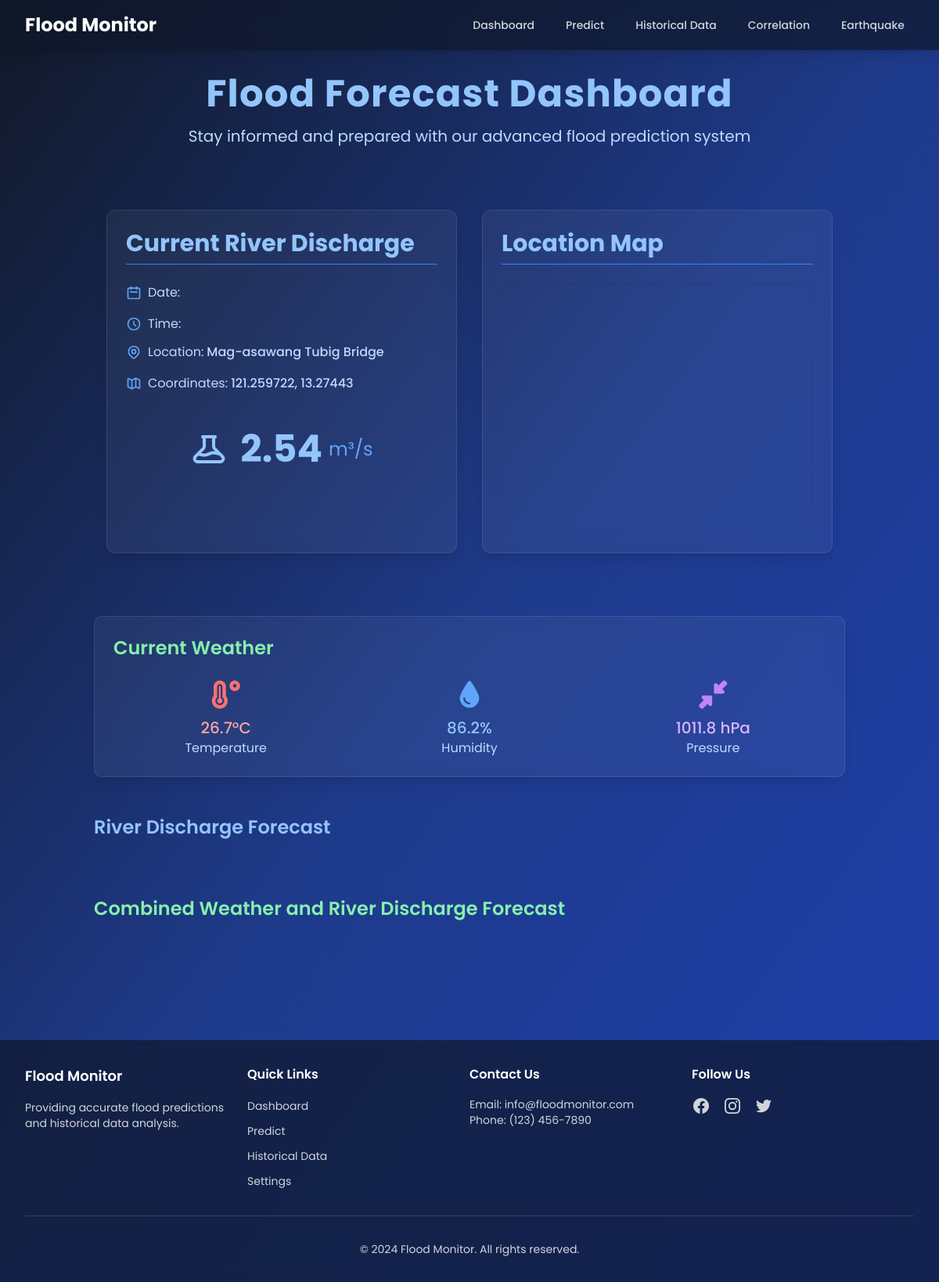
The app's page /, older data.
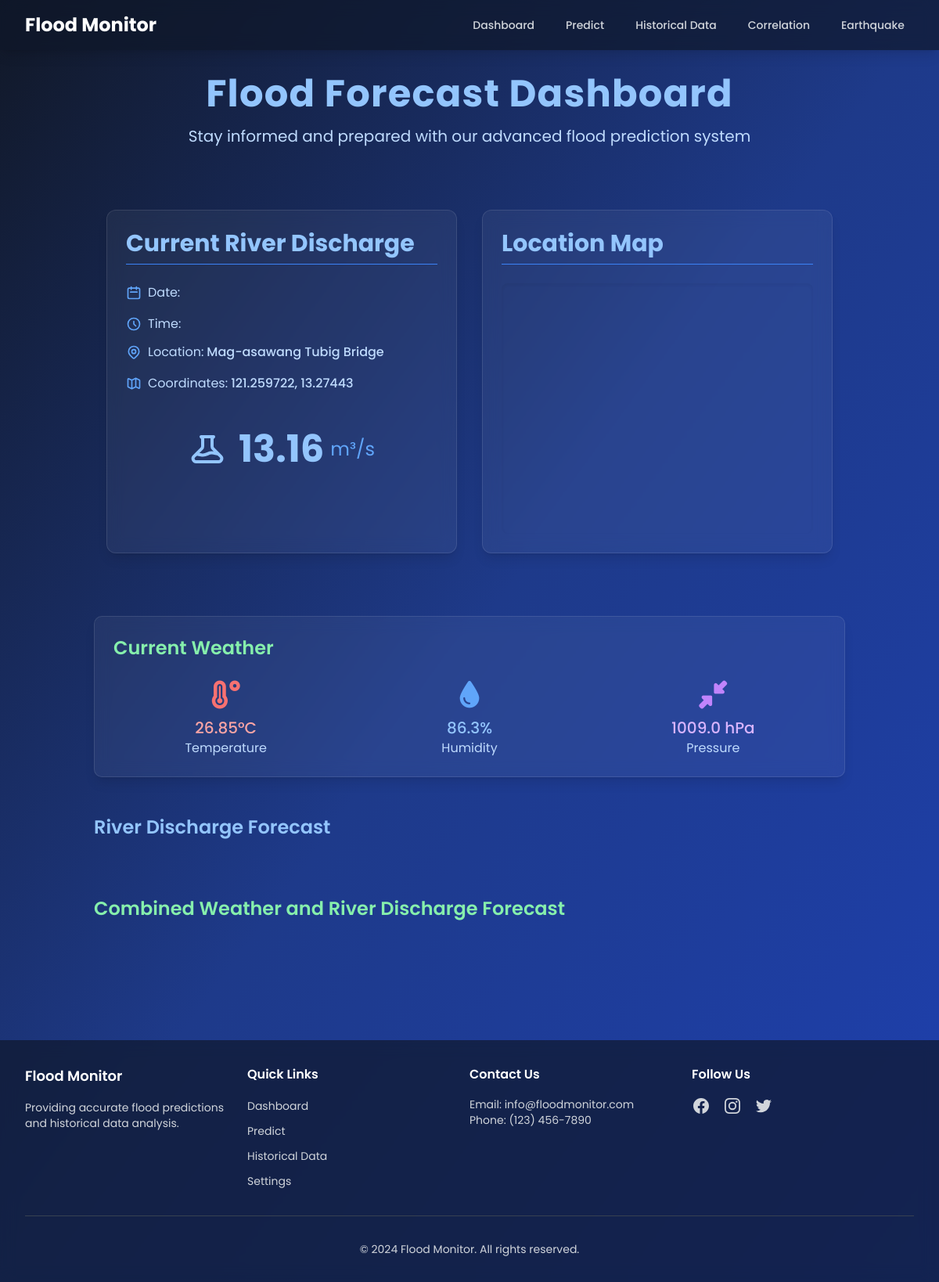
The same page, newer data.
### data_collection/models.py (models this page shows, shortened)
class RiverData(models.Model):
    date = models.DateField()  # Use DateField instead of DateTimeField since the data is daily
    river_discharge = models.FloatField(null=True, blank=True)
    class Meta:
        verbose_name = "River Data"
        verbose_name_plural = "River Data"
        unique_together = ('date',)  # Ensure no duplicate entries for the same date

class WeatherData(models.Model):
    date = models.DateField()  # Align with the RiverData date for easier merging
    humidity = models.FloatField(null=True, blank=True)
    temperature = models.FloatField(null=True, blank=True)
    pressure = models.FloatField(null=True, blank=True)
    class Meta:
        verbose_name = "Weather Data"
        verbose_name_plural = "Weather Data"
        unique_together = ('date',)  # Ensure no duplicate entries for the same date

### web_interface/views.py (the view, shortened to what this page needs)
# urls.py: path('', web_views.dashboard, name='dashboard'),
def dashboard(request):
    historical_data = RiverData.objects.filter(
        date__gte=now() - timedelta(days=7)
    ).order_by('-date')[:7]
    historical_data = reversed(historical_data)
    latest_data = RiverData.objects.order_by('-date').first()
    latest_weather = WeatherData.objects.order_by('-date').first()
    forecast_response = predict_7_days(request)
    combined_forecast_response = predict_7_days_combined(request)
    forecast_data = None
    combined_forecast_data = None
    if isinstance(forecast_response, JsonResponse):
        forecast_content = json.loads(forecast_response.content.decode('utf-8'))
    if isinstance(combined_forecast_response, JsonResponse):
        combined_forecast_content = json.loads(combined_forecast_response.content.decode('utf-8'))
    historical_data_serialized = [
        {"date": data.date.strftime('%Y-%m-%d'), "level": data.river_discharge} for data in historical_data
    ]
    return render(request, 'dashboard.html', {
        'forecast_data': forecast_data or [],
        'combined_forecast_data': combined_forecast_data or [],
        'historical_data': historical_data_serialized,
        'historical_data_count': len(historical_data_serialized),
        'current_river_discharge': {
            "date": latest_data.date.strftime('%Y-%m-%d'),
            "level": latest_data.river_discharge
        } if latest_data else None,
        'current_weather': {
            "temperature": latest_weather.temperature,
            "humidity": latest_weather.humidity,
            "pressure": latest_weather.pressure
        } if latest_weather else None,
        'error_message': forecast_content.get('error') if 'error' in forecast_content else None,
    })

### prediction/views.py (called while the page is built, shortened)
def predict_7_days(request):
    model_path = 'latest_model.keras'
    scaler_path = 'latest_scaler.joblib'
    if not os.path.exists(model_path) or not os.path.exists(scaler_path):
        return JsonResponse({'error': 'Model or scaler not found. Please train the model first.'}, status=400)

def predict_7_days_combined(request):
    model_path = 'latest_combined_model.keras'
    scaler_path = 'latest_combined_scaler.joblib'
    if not os.path.exists(model_path) or not os.path.exists(scaler_path):
        return JsonResponse({'error': 'Combined model or scaler not found. Please train the combined model first.'}, status=400)

### web_interface/templates/dashboard.html (shortened to what this page needs)
<!DOCTYPE html>
<html lang="en">
  <head>
    <link
      href="https://api.mapbox.com/mapbox-gl-js/v2.7.0/mapbox-gl.css"
      rel="stylesheet"
    />
    <script src="https://cdn.tailwindcss.com"></script>
    <link
      href="https://cdnjs.cloudflare.com/ajax/libs/font-awesome/6.0.0-beta3/css/all.min.css"
      rel="stylesheet"
    />
  </head>
  <body
    class="bg-gradient-to-br from-gray-900 via-blue-900 to-blue-800 min-h-screen"
  >
    {% include 'navbar.html' %}
    <div class="container mx-auto py-8 px-4 sm:px-6 lg:px-8">
      <header class="text-center mb-12">
        <h1 class="text-5xl font-bold text-blue-300 tracking-wide mb-4">
          Flood Forecast Dashboard
        </h1>
        <p class="text-xl text-blue-200">
          Stay informed and prepared with our advanced flood prediction system
        </p>
      </header>
      <div class="container mx-auto px-4 py-8">
        <div class="grid grid-cols-1 lg:grid-cols-2 gap-8 mb-12">
          <div
            class="glass-effect p-6 shadow-lg rounded-xl transition-all duration-300 hover:shadow-2xl"
          >
            <h2
              class="text-3xl font-bold text-blue-300 mb-6 border-b border-blue-500 pb-2"
            >
              Current River Discharge
            </h2>
            <div class="grid grid-cols-1 gap-3">
              <div class="space-y-4">
                <p class="text-blue-200 flex items-center">
                  <svg
                    class="w-5 h-5 mr-2 text-blue-400"
                    fill="none"
                    stroke="currentColor"
                    viewBox="0 0 24 24"
                    xmlns="http://www.w3.org/2000/svg"
                  >
                    <path
                      stroke-linecap="round"
                      stroke-linejoin="round"
                      stroke-width="2"
                      d="M8 7V3m8 4V3m-9 8h10M5 21h14a2 2 0 002-2V7a2 2 0 00-2-2H5a2 2 0 00-2 2v12a2 2 0 002 2z"
                    ></path>
                  </svg>
                  Date:
                </p>
                <p class="text-blue-200 flex items-center">
                  <svg
                    class="w-5 h-5 mr-2 text-blue-400"
                    fill="none"
                    stroke="currentColor"
                    viewBox="0 0 24 24"
                    xmlns="http://www.w3.org/2000/svg"
                  >
                    <path
                      stroke-linecap="round"
                      stroke-linejoin="round"
                      stroke-width="2"
                      d="M12 8v4l3 3m6-3a9 9 0 11-18 0 9 9 0 0118 0z"
                    ></path>
                  </svg>
                  Time:
                </p>
              </div>
              <div class="space-y-4">
                <p class="text-blue-200 flex items-center">
                  Location:
                  <span class="font-medium ml-1">Mag-asawang Tubig Bridge</span>
                </p>
                <p class="text-blue-200 flex items-center">
                  Coordinates:
                  <span class="font-medium ml-1">121.259722, 13.27443</span>
                </p>
              </div>
            </div>
            <div class="mt-8 text-center">
              {% if current_river_discharge %}
              <div
                class="inline-flex items-center p-4"
              >
                <div class="flex flex-row">
                  <span class="text-5xl font-bold text-blue-300 block">
                    {{ current_river_discharge.level|floatformat:2 }}
                  </span>
                  <span class="text-2xl text-blue-400 ml-2 mt-2 block">m³/s</span>
                </div>
              </div>
              {% else %}
              <p class="text-blue-200 text-xl italic">
                No current river discharge data available.
              </p>
              {% endif %}
            </div>
          </div>
          <div
            class="glass-effect p-6 shadow-lg rounded-xl transition-all duration-300 hover:shadow-2xl"
          >
            <h2
              class="text-3xl font-bold text-blue-300 mb-6 border-b border-blue-500 pb-2"
            >
              Location Map
            </h2>
            <div id="map" class="h-80 rounded-lg shadow-inner"></div>
          </div>
        </div>
      </div>
      {% if current_weather %}
      <div class="glass-effect p-6 shadow-lg mb-12">
        <h2 class="text-2xl font-semibold text-green-300 mb-6">
          Current Weather
        </h2>
        <div class="grid grid-cols-1 sm:grid-cols-3 gap-6 text-center">
          <div>
            <i class="fas fa-temperature-high text-4xl text-red-400 mb-2"></i>
            <p class="text-xl font-medium text-red-300">
              {{ current_weather.temperature }}°C
            </p>
            <p class="text-blue-200">Temperature</p>
          </div>
          <div>
            <i class="fas fa-tint text-4xl text-blue-400 mb-2"></i>
            <p class="text-xl font-medium text-blue-300">
              {{ current_weather.humidity }}%
            </p>
            <p class="text-blue-200">Humidity</p>
          </div>
          <div>
            <i class="fas fa-compress-alt text-4xl text-purple-400 mb-2"></i>
            <p class="text-xl font-medium text-purple-300">
              {{ current_weather.pressure }} hPa
            </p>
            <p class="text-blue-200">Pressure</p>
          </div>
        </div>
      </div>
      {% endif %}
      <div class="mb-12">
        <h2 class="text-2xl font-semibold text-blue-300 mb-6">
          River Discharge Forecast
        </h2>
      </div>
      <div class="mb-24">
        <h2 class="text-2xl font-semibold text-green-300 mb-6">
          Combined Weather and River Discharge Forecast
        </h2>
      </div>
    </div>
    {% include 'footer.html' %}
  </body>
</html>

### web_interface/templates/navbar.html (shortened to what this page needs)
<!DOCTYPE html>
<html lang="en">
  <head>
    <script src="https://cdn.tailwindcss.com"></script>
  </head>
  <body class="bg-gray-100">
    <div class="navbar-wrapper">
      <nav class="navbar fixed w-full top-0 left-0 z-50 shadow-lg">
        <div class="max-w-7xl mx-auto px-4 sm:px-6 lg:px-8">
          <div class="flex justify-between h-16">
            <div class="flex items-center">
              <a href="/" class="text-white text-2xl font-bold"
                >Flood Monitor</a
              >
            </div>
            <div class="hidden sm:flex sm:items-center sm:space-x-4">
              <a
                href="/"
                class="nav-link text-gray-300 hover:text-white px-3 py-2 text-sm font-medium"
                >Dashboard</a
              >
              <a
                href="/predict"
                class="nav-link text-gray-300 hover:text-white px-3 py-2 text-sm font-medium"
                >Predict</a
              >
              <a
                href="/history"
                class="nav-link text-gray-300 hover:text-white px-3 py-2 text-sm font-medium"
                >Historical Data</a
              >
              <a
                href="/correlation"
                class="nav-link text-gray-300 hover:text-white px-3 py-2 text-sm font-medium"
                >Correlation</a
              >
              <a
                href="/earthquake"
                class="nav-link text-gray-300 hover:text-white px-3 py-2 text-sm font-medium"
                >Earthquake</a
              >
            </div>
          </div>
        </div>
      </nav>
    </div>
  </body>
</html>

### web_interface/templates/footer.html (shortened to what this page needs)
<!DOCTYPE html>
<html lang="en">
  <head>
    <script src="https://cdn.tailwindcss.com"></script>
  </head>
  <body>
    <footer class="footer text-gray-300 py-8">
      <div class="max-w-7xl mx-auto px-4 sm:px-6 lg:px-8">
        <div class="flex flex-wrap justify-between">
          <div class="w-full md:w-1/4 mb-6 md:mb-0">
            <h2 class="text-white text-lg font-semibold mb-4">Flood Monitor</h2>
            <p class="text-sm">
              Providing accurate flood predictions and historical data analysis.
            </p>
          </div>
          <div class="w-full md:w-1/4 mb-6 md:mb-0">
            <h3 class="text-white text-md font-semibold mb-4">Quick Links</h3>
            <ul class="space-y-2">
              <li>
                <a href="/" class="footer-link text-sm hover:text-white"
                  >Dashboard</a
                >
              </li>
              <li>
                <a href="/predict" class="footer-link text-sm hover:text-white"
                  >Predict</a
                >
              </li>
              <li>
                <a href="/history" class="footer-link text-sm hover:text-white"
                  >Historical Data</a
                >
              </li>
              <li>
                <a href="/settings" class="footer-link text-sm hover:text-white"
                  >Settings</a
                >
              </li>
            </ul>
          </div>
          <div class="w-full md:w-1/4 mb-6 md:mb-0">
            <h3 class="text-white text-md font-semibold mb-4">Contact Us</h3>
            <p class="text-sm">Email: info@floodmonitor.com</p>
            <p class="text-sm">Phone: (123) 456-7890</p>
          </div>
          <div class="w-full md:w-1/4">
            <h3 class="text-white text-md font-semibold mb-4">Follow Us</h3>
            <div class="flex space-x-4">
              <a href="#" class="text-gray-300 hover:text-white">
              </a>
              <a href="#" class="text-gray-300 hover:text-white">
              </a>
              <a href="#" class="text-gray-300 hover:text-white">
              </a>
            </div>
          </div>
        </div>
        <div class="mt-8 border-t border-gray-700 pt-8 text-center">
          <p class="text-sm">&copy; 2024 Flood Monitor. All rights reserved.</p>
        </div>
      </div>
    </footer>
  </body>
</html>

### web_interface/templates/dashboard.html (style rules this page uses)
body { font-family: "Poppins", sans-serif; background-color: #1a1a2e; color: #e0e0e0; }
.glass-effect { background: rgba(255, 255, 255, 0.05); backdrop-filter: blur(10px); border-radius: 10px; border: 1px solid rgba(255, 255, 255, 0.1); }

### web_interface/templates/navbar.html (style rules this page uses)
.navbar { background: rgba(15, 23, 42, 0.7); backdrop-filter: blur(10px); -webkit-backdrop-filter: blur(10px); }
.nav-link { position: relative; transition: color 0.3s ease; }
.nav-link::after { content: ""; position: absolute; bottom: -2px; left: 0; width: 0; height: 2px; background-color: #3b82f6; transition: width 0.3s ease; }
.navbar-wrapper { height: 64px; }

### web_interface/templates/footer.html (style rules this page uses)
.footer { background: rgba(15, 23, 42, 0.7); backdrop-filter: blur(10px); -webkit-backdrop-filter: blur(10px); }
.footer-link { position: relative; transition: color 0.3s ease; }
.footer-link::after { content: ""; position: absolute; bottom: -2px; left: 0; width: 0; height: 2px; background-color: #3b82f6; transition: width 0.3s ease; }

Row changes from the older to the newer data that the page shows:
no longer on this page (row unchanged): RiverData: level "2.54"
no longer on this page (row unchanged): WeatherData: temperature "26.7", humidity "86.2", pressure "1011.8"
added RiverData: level "13.16"
added WeatherData: temperature "26.85", humidity "86.3", pressure "1009.0"
